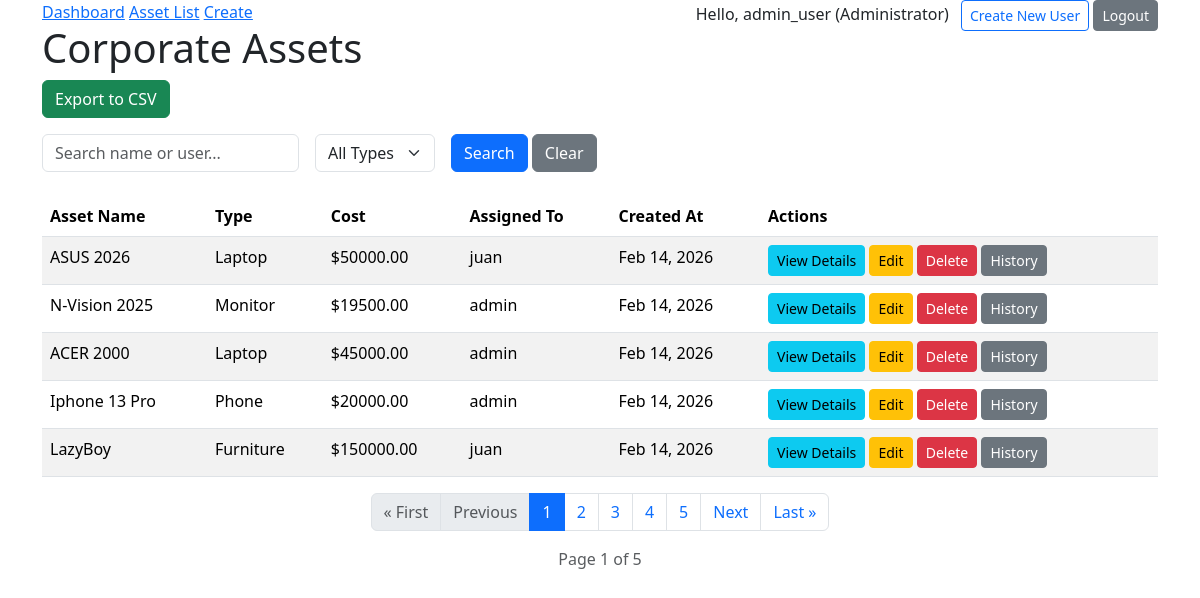
The app's page /list/ (signed in) with its own data.
### assets/models.py (models this page shows, shortened)
class User(AbstractUser):
    ROLE_CHOICES = (
        ('ADMIN', 'Administrator'),
        ('MANAGER', 'Manager'),
        ('EMPLOYEE', 'Employee'),
    )
    role = models.CharField(max_length=20, choices=ROLE_CHOICES, default='EMPLOYEE')
    @property
    def is_manager_or_admin(self):
        return self.role in ['ADMIN', 'MANAGER'] or self.is_superuser

class TimeStampedModel(models.Model):
    created_at = models.DateTimeField(auto_now_add=True)
    updated_at = models.DateTimeField(auto_now=True)
    class Meta:
        abstract = True

class Asset(TimeStampedModel):
    ASSET_TYPES = (
        ('LAPTOP', 'Laptop'),
        ('MONITOR', 'Monitor'),
        ('PHONE', 'Phone'),
        ('FURNITURE', 'Furniture'),
    )
    name = models.CharField(max_length=100)
    asset_type = models.CharField(max_length=20, choices=ASSET_TYPES)
    cost = models.DecimalField(max_digits=10, decimal_places=2)
    assigned_to = models.ForeignKey(User, on_delete=models.SET_NULL, null=True, blank=True, related_name='assets')
    history = HistoricalRecords()

### assets/views.py (the view)
# urls.py: path('list/', AssetListView.as_view(), name='asset-list'),
class AssetListView(LoginRequiredMixin, ListView):
    model = Asset
    template_name = "assets/asset_list.html"
    context_object_name = "assets"
    paginate_by = 5  # Display only 5 assets per page
    def get_queryset(self):
        queryset = Asset.objects.select_related('assigned_to').all()
        asset_type = self.request.GET.get('asset_type')
        search_query = self.request.GET.get('search')
        if asset_type:
            queryset = queryset.filter(asset_type=asset_type)
        if search_query:
            queryset = queryset.filter(
                Q(name__icontains=search_query) |
                Q(assigned_to__username__icontains=search_query)
            )
        return queryset
    def get_context_data(self, **kwargs):
        context = super().get_context_data(**kwargs)
        context['asset_types'] = Asset.ASSET_TYPES
        return context

### assets/templates/assets/asset_list.html (shortened to what this page needs)
{% extends "assets/base.html" %}
{% block content %}
    <h1>Corporate Assets</h1>
    <div class="mb-3">
        <a href="{% url 'export-csv' %}" class="btn btn-success"> Export to CSV</a>
    </div>
    <form method="GET" class="row g-3 mb-4">
        <div class="col-auto">
            <input type="text" name="search" class="form-control" placeholder="Search name or user..." value="{{ request.GET.search }}">
        </div>
        <div class="col-auto">
            <select name="asset_type" class="form-select">
                <option value="">All Types</option>
            </select>
        </div>
        <div class="col-auto">
            <button type="submit" class="btn btn-primary">Search</button>
            <a href="{% url "asset-list" %}" class="btn btn-secondary">Clear</a>
        </div>
    </form>
    <table class="table table-striped">
        <thead>
            <tr>
                <th>Asset Name</th>
                <th>Type</th>
                <th>Cost</th>
                <th>Assigned To</th>
                <th>Created At</th>
                <th>Actions</th>
            </tr>
        </thead>
        <tbody>
            {% for asset in assets %}
            <tr>
                <td>{{ asset.name }}</td>
                <td>{{ asset.get_asset_type_display }}</td>
                <td>${{ asset.cost }}</td>
                <td>
                    {% if asset.assigned_to %}
                        {{ asset.assigned_to.username }}
                    {% else %}
                        <span style="color:red">Unassigned</span>
                    {% endif %}
                </td>
                <td>{{ asset.created_at|date:"M d, Y" }}</td>
                <td>
                    <a href="{% url 'asset-detail' asset.pk %}" class="btn btn-info btn-sm">View Details</a>
                    {% if user.is_manager_or_admin %}
                        <a href="{% url "asset-update" asset.pk %}" class="btn btn-warning btn-sm">Edit</a>
                        <a href="{% url "asset-delete" asset.pk %}" class="btn btn-danger btn-sm">Delete</a>
                        <a href="{% url 'asset-history' asset.pk %}" class="btn btn-sm btn-secondary">History</a>
                    {% endif %}
                </td>
            </tr>
            {% endfor %}
        </tbody>
    </table>
    {% if is_paginated %}
    <nav aria-label="Asset list pagination">
        <ul class="pagination justify-content-center">
            {% if page_obj.has_previous %}
                <li class="page-item">
                    <a class="page-link" href="?page=1{% if request.GET.search %}&search={{ request.GET.search }}{% endif %}{% if request.GET.asset_type %}&asset_type={{ request.GET.asset_type }}{% endif %}">&laquo; First</a>
                </li>
                <li class="page-item">
                    <a class="page-link" href="?page={{ page_obj.previous_page_number }}{% if request.GET.search %}&search={{ request.GET.search }}{% endif %}{% if request.GET.asset_type %}&asset_type={{ request.GET.asset_type }}{% endif %}">Previous</a>
                </li>
            {% else %}
                <li class="page-item disabled">
                    <span class="page-link">&laquo; First</span>
                </li>
                <li class="page-item disabled">
                    <span class="page-link">Previous</span>
                </li>
            {% endif %}
            {% for num in page_obj.paginator.page_range %}
                {% if page_obj.number == num %}
                    <li class="page-item active">
                        <span class="page-link">{{ num }}</span>
                    </li>
                {% else %}
                    <li class="page-item">
                        <a class="page-link" href="?page={{ num }}{% if request.GET.search %}&search={{ request.GET.search }}{% endif %}{% if request.GET.asset_type %}&asset_type={{ request.GET.asset_type }}{% endif %}">{{ num }}</a>
                    </li>
                {% endif %}
            {% endfor %}
            {% if page_obj.has_next %}
                <li class="page-item">
                    <a class="page-link" href="?page={{ page_obj.next_page_number }}">Next</a>
                </li>
                <li class="page-item">
                    <a class="page-link" href="?page={{ page_obj.paginator.num_pages }}">Last &raquo;</a>
                </li>
            {% endif %}
        </ul>
    </nav>
    <p class="text-center text-muted">Page {{ page_obj.number }} of {{ page_obj.paginator.num_pages }}</p>
    {% endif %}
{% endblock %}

### assets/templates/assets/base.html (shortened to what this page needs)
<!DOCTYPE html>
<html>
<head>
    <link href="https://cdn.jsdelivr.net/npm/bootstrap@5.3.8/dist/css/bootstrap.min.css" rel="stylesheet">
</head>
<body class="container">
    <nav>
        <a href="{% url 'dashboard' %}">Dashboard</a>
        <a href="{% url 'asset-list' %}">Asset List</a>
        <a href="{% url 'asset-create' %}">Create</a>
        <div style="float:right">
            {% if user.is_authenticated %}
                <span>Hello, {{ user.username }} ({{ user.get_role_display }})</span>
                {% if user.is_manager_or_admin %}
                    <a href="{% url "register" %}" class="btn btn-outline-primary btn-sm ms-2">Create New User</a>
                {% endif %}
                <form action="{% url "logout" %}" method="post" style="display:inline">
                    <button type="submit" class="btn btn-secondary btn-sm">Logout</button>
                </form>
            {% else %}
                <a href="{% url 'login' %}" class="btn btn-primary btn-sm">Login</a>
            {% endif %}
        </div>
    </nav>
    {% block content %}{% endblock %}
</body>
</html>

### records on screen
User: username "admin_user", role "Administrator"
Asset: name "ASUS 2026", asset_type "Laptop", cost "50000.00", assigned_to.username "juan", created_at "Feb 14, 2026"
Asset: name "N-Vision 2025", asset_type "Monitor", cost "19500.00", assigned_to.username "admin", created_at "Feb 14, 2026"
Asset: name "ACER 2000", asset_type "Laptop", cost "45000.00", assigned_to.username "admin", created_at "Feb 14, 2026"
Asset: name "Iphone 13 Pro", asset_type "Phone", cost "20000.00", assigned_to.username "admin", created_at "Feb 14, 2026"
Asset: name "LazyBoy", asset_type "Furniture", cost "150000.00", assigned_to.username "juan", created_at "Feb 14, 2026"

### other values on screen
{{ num }} "1"
{{ num }} "2" "3" "4" "5"
{{ page_obj.number }} "1"
{{ page_obj.paginator.num_pages }} "5"
